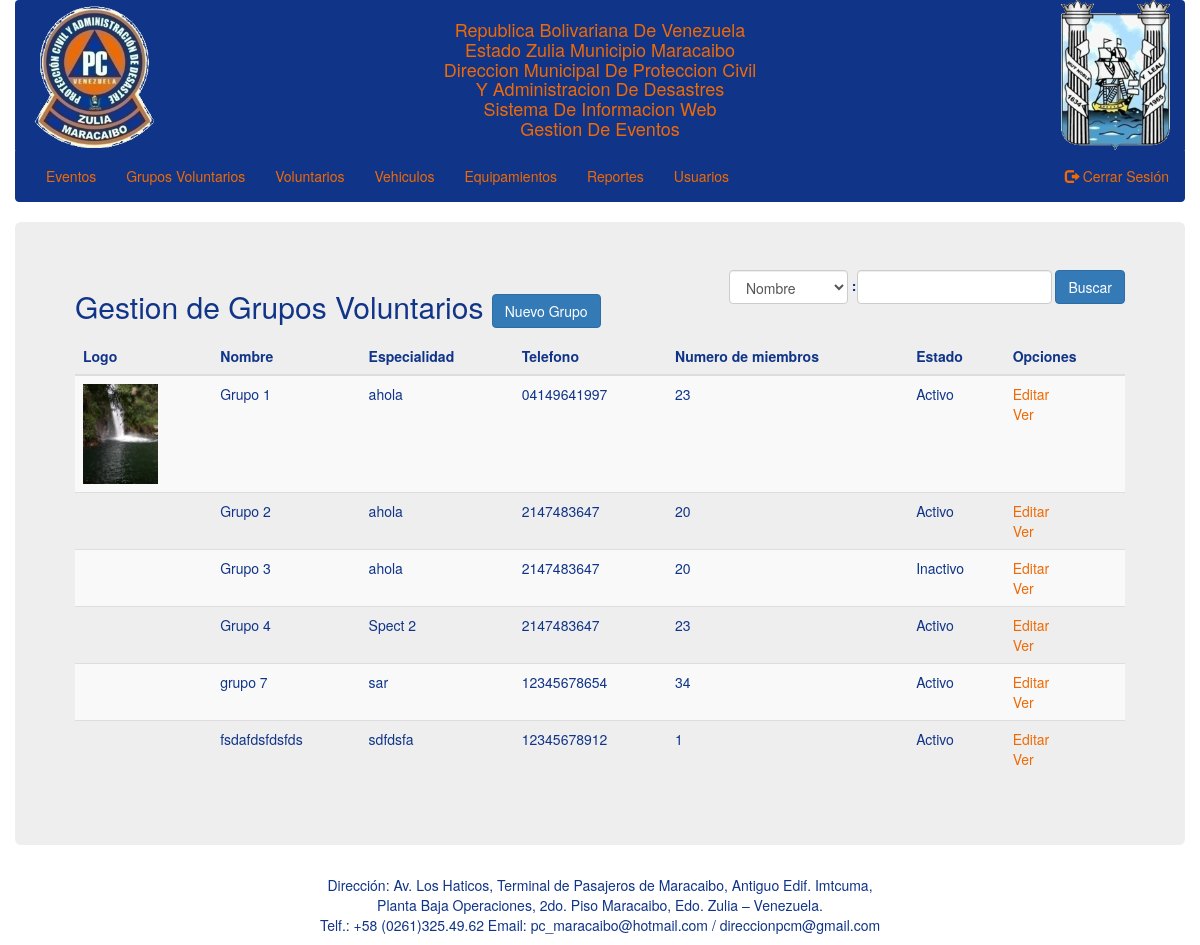
/grupos.php (signed in), run on the app's committed database.
### tables this page shows
CREATE TABLE `groups_2` (
  `id` int(11) NOT NULL,
  `name` varchar(20) NOT NULL,
  `speciality` varchar(20) NOT NULL,
  `description` varchar(100) NOT NULL,
  `phone` varchar(11) NOT NULL,
  `address` varchar(100) NOT NULL,
  `email` varchar(50) NOT NULL,
  `membersNumber` int(2) NOT NULL,
  `image` varchar(100) NOT NULL,
  `state` varchar(20) NOT NULL
);

### classes/DB.php (called while the page is built, shortened)
<?php
class DB {
    private static $_instance = null;
    private $_pdo,
            $_query,
            $_error = false,
            $_results,
            $_count = 0;
    private function __construct() {
        try {
            $this->_pdo = new PDO(
                    'mysql:host='.Config::get('mysql/host').';dbname='.Config::get('mysql/db'),
                    Config::get('mysql/username'),
                    Config::get('mysql/password'));
        } catch (Exception $e) {
            die($e->getMessage());
        }
    }
    public static function getInstance(){
        if(!isset(self::$_instance)){
            self::$_instance = new DB();
        }
        return self::$_instance;
    }
    public function query($sql, $params = array()){
        $this->_error = FALSE;
        if (($this->_query = $this->_pdo->prepare($sql))) {
            $x = 1;
            if(count($params)){
                foreach ($params as $param) {
                    $this->_query->bindValue($x, $param);
                    $x++;
                }
            }
            if($this->_query->execute()){
                $this->_results = $this->_query->fetchAll(PDO::FETCH_OBJ);
                $this->_count =  $this->_query->rowCount();
            }else{
                $this->_error = TRUE;
            }
        }
        return $this;
    }
    public function action($action, $table, $where = array()){
        if(count($where) === 3){
            $operators = array('=','>','<','>=','<=');
            $field = $where[0];
            $operator = $where[1];
            $value = $where[2];
            if(in_array($operator, $operators)){
                $sql = "{$action} FROM {$table} WHERE {$field} {$operator} ?";
                if(!$this->query($sql, array($value))->error()){
                    return $this;
                }
            }
        }
        return FALSE;
    }
    public function get($table, $where){
        return $this->action('SELECT *', $table, $where);
    }
    public function results(){
        return $this->_results;
    }
    public function first(){
        return $this->results()[0];
    }
    public function error(){
        return $this->_error;
    }
    public function count(){
        return $this->_count;
    }
}

### classes/Config.php (called while the page is built)
<?php
class Config {
    public static function get($path = NULL){
        if($path){
            $config = $GLOBALS['config'];
            $path = explode('/', $path);
            foreach ($path as $bit) {
                if(isset($config[$bit])){
                    $config = $config[$bit];
                }
            }
            return $config;
        }
        return FALSE;
    }
}

### classes/User.php (called while the page is built, shortened)
<?php
class User {
    private $_db,
            $_data,
            $_sessionName,
            $_cookieName,
            $_isLoggedIn;
    public function __construct($user = null) {
        $this->_db = DB::getInstance();
        $this->_sessionName = Config::get('session/session_name');
        if (!$user) {
            if (Session::exists($this->_sessionName)) {
                $user = Session::get($this->_sessionName);
                if ($this->find($user)) {
                    $this->_isLoggedIn = true;
                } else {
                }
            }
        } else {
            $this->find($user);
        }
    }
    public function find($user = null) {
        if ($user) {
            $field = (is_numeric($user)) ? 'id' : 'username';
            $data = $this->_db->get('users', array($field, '=', $user));
            if ($data->count()) {
                $this->_data = $data->first();
                return true;
            }
        }
        return FALSE;
    }
    public function hasPermission($key){
        $group = $this->_db->get('groups', array('id', '=', $this->data()->group));
        if($group->count()){
            $permissions = json_decode($group->first()->permissions, TRUE);
            if($permissions[$key] == true){
                return true;
            }
        }
        return false;
    }
    public function data() {
        return $this->_data;
    }
}

### classes/Session.php (called while the page is built, shortened)
<?php
class Session {
    public static function exists($name){
        return (isset($_SESSION[$name])) ? TRUE : FALSE;
    }
    public static function get($name){
        return $_SESSION[$name];
    }
}

### classes/Sistem.php (called while the page is built, shortened)
<?php
class Sistem {
	private $_db,
			$_data,
			$_type;
	public function __construct($type = null) {
		if (!is_null($type)) {
			$this->_type = $type;
		} else {
			$this->_type = 'team';
		}
		$this->_db = DB::getInstance();
	}
	public function get($arg = null) {
		if (!is_null($arg)) {
			$data = $this->_db->get($this->_type, $arg);
			if ($data->count()) {
				$this->_data = $data->results();
				return true;
			}
		} else {
			return false;
		}
	}
	public function data() {
		return $this->_data;
	}
}

### grupos.php (the view, shortened to what this page needs)
<?php
	$user = new User();
	gettemplate('header');
?>
<div class="container">
	<div class="row">
		<div class="jumbotron">
			<div class="row">
				<?php if (Input::exists('get') && Input::get('new')) : ?>
					<div class="col-sm-offset-3 col-sm-6">
						<?php if (!empty($error)) {
							handlerMessage($error, 'danger');
						} ?>
						<h2>Grupo de Rescate <a href="?" class="btn btn-primary">Ver Grupos</a></h2>
						<form action="" method="post" enctype="multipart/form-data">
							<?php Input::build('Logo', 'image', '', 'file'); ?>
							<?php Input::build('Nombre', 'name'); ?>
							<?php Input::build('Especialidad', 'speciality'); ?>
							<?php Input::build('Descripción', 'description'); ?>
							<?php Input::build('Telefono', 'phone', '', 'tel'); ?>
							<?php Input::build('Dirección', 'address'); ?>
							<?php Input::build('Correo electrónico', 'email', '', 'email'); ?>
							<?php Input::build('Numero de Miembros', 'membersNumber', '', 'number'); ?>
							<div class="form-group">
								<label for="equipment">Equipamiento:</label>
								<?php $sistem = new Sistem('equipments'); ?>
								<select name="equipment[]" multiple class="form-control" id="equipment">
									<?php if ($sistem->get(array('id', '>', 0))) : ?>
										<?php foreach ($sistem->data() as $equipment) {?>
											<option value="<?php echo $equipment->id; ?>"><?php echo $equipment->name; ?> - <?php echo $equipment->type; ?></option>
										<?php } ?>
									<?php else : ?>
										<option value="">No hay equipos registrados</option>
									<?php endif; ?>
								</select>
							</div>
							<?php Input::buildState(); ?>
							<input type="hidden" name="token" value="<?php echo Token::generate();?>">
							<input type="submit" name="create" class="btn btn-primary" value="Registrar"/>
						</form>
					</div>
				<?php else : ?>
					<div class="col-xs-12">
						<h2 class="pull-left">Gestion de Grupos Voluntarios
							<?php if($user->hasPermission('admin')) { ?>
								<a href="?new=true" class="btn btn-primary">Nuevo Grupo</a>
							<?php } ?>
						</h2>
						<form class="form-inline pull-right" action="" method="post">
							<select class="form-control" name="type">
								<option value="name">Nombre</option>
							</select>
							<input type="submit" name="search" class="btn btn-primary" value="Buscar"/>
						</form>
						<table class="table table-striped">
							<thead>
								<tr>
									<th>Logo</th>
									<th>Nombre</th>
									<th>Especialidad</th>
									<th>Telefono</th>
									<th>Numero de miembros</th>
									<th>Estado</th>
									<th>Opciones</th>
								</tr>
							</thead>
							<?php if (!empty($searchResults)): ?>
								<tbody>
									<?php foreach ($searchResults as $group) { ?>
										<tr>
											<td><img src="<?php echo $group->image; ?>" height="100" alt=""></td>
											<td><?php echo $group->name; ?></td>
											<td><?php echo $group->speciality; ?></td>
											<td><?php echo $group->phone; ?></td>
											<td><?php echo $group->membersNumber; ?></td>
											<td><?php echo ($group->state) ? 'Activo': 'Inactivo'; ?></td>
											<td>
												<?php if($user->hasPermission('admin')) { ?>
													<a href="?edit=<?php echo $group->id; ?>" class="noPrint">Editar</a><br />
												<?php } ?>
												<a href="?view=<?php echo $group->id; ?>" class="noPrint">Ver</a>
											</td>
									<?php } ?>
								</tbody>
							<?php else : ?>
								<tbody>
									<?php $sistem = new Sistem('groups_2');
									if (!$sistem->get(array('id', '>', 0))) : ?>
										<tr>
											<td colspan="9"><h3><center>No hay registro</center></h3></td>
										</tr>
									<?php else :
										foreach ($sistem->data() as $group) { ?>
											<tr>
												<td><img src="<?php echo $group->image; ?>" height="100" alt=""></td>
												<td><?php echo $group->name; ?></td>
												<td><?php echo $group->speciality; ?></td>
												<td><?php echo $group->phone; ?></td>
												<td><?php echo $group->membersNumber; ?></td>
												<td><?php echo ($group->state) ? 'Activo': 'Inactivo'; ?></td>
												<td>
													<?php if($user->hasPermission('admin')) { ?>
														<a href="?edit=<?php echo $group->id; ?>" class="noPrint">Editar</a><br />
													<?php } ?>
													<a href="?view=<?php echo $group->id; ?>" class="noPrint">Ver</a>
												</td>
										<?php } ?>
									<?php endif; ?>
								</tbody>
							<?php endif; ?>
						</table>
					</div>
				<?php endif; ?>
			</div>
		</div>
	</div>
</div>

### assets/css/main.css (style rules this page uses)
body { color: #103488; }
a { color: #EF6A05; }

### templates/header.php (style rules this page uses)
.noPrint { display: none; }

### data on the page
groups_2: image (picture), name "Grupo 1", speciality "ahola", phone "04149641997", membersNumber "23", state "Activo"
groups_2: name "Grupo 2", speciality "ahola", phone "2147483647", membersNumber "20", state "Activo"
groups_2: name "Grupo 3", speciality "ahola", phone "2147483647", membersNumber "20", state "Inactivo"
groups_2: name "Grupo 4", speciality "Spect 2", phone "2147483647", membersNumber "23", state "Activo"
groups_2: name "grupo 7", speciality "sar", phone "12345678654", membersNumber "34", state "Activo"
groups_2: name "fsdafdsfdsfds", speciality "sdfdsfa", phone "12345678912", membersNumber "1", state "Activo"
